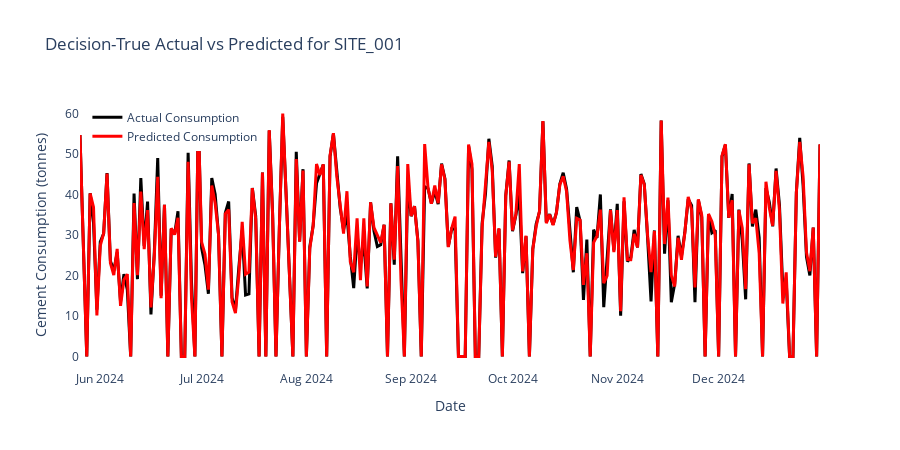

The notebook cell this image was saved under:
### Markdown cell above
## Visualising the decision tree actual Vs Prediction when MAPE: 5.60% and RMSE: 2.05

### Code cell
#plotting the decision tree actual Vs predict consumption

import plotly.graph_objects as go

fig = go.Figure()

fig.add_trace(go.Scatter(
    x=Y_test.index,
    y=Y_test,
    mode='lines',
    name='Actual Consumption',
    line=dict(color='black', width=3)
))

fig.add_trace(go.Scatter(
    x=Y_test.index,
    y=dt_forecast1,
    mode='lines',
    name='Predicted Consumption',
    line=dict(color='red', width=3)
))

# Layout formatting
fig.update_layout(
    title='Decision-True Actual vs Predicted for SITE_001',
    xaxis_title='Date',
    yaxis_title='Cement Consumption (tonnes)',
    width=900,
    height=450,
    plot_bgcolor='white',
    legend=dict(x=0.01, y=0.99)
)

fig.show()

### Figure 1 — Plotly figure (JSON) as saved in the notebook; plotly's stock layout.template omitted (floating-point values rounded to 4 significant figures; data arrays with more than 128 entries replaced by an {"elided": "..."} marker saying what was removed)
{"data": [{"line": {"color": "black", "width": 3}, "mode": "lines", "name": "Actual Consumption", "type": "scatter", "x": {"elided": "220 str values"}, "y": {"elided": "220 float values"}}, {"line": {"color": "red", "width": 3}, "mode": "lines", "name": "Predicted Consumption", "type": "scatter", "x": {"elided": "220 str values"}, "y": {"elided": "220 float values"}}], "layout": {"height": 450, "legend": {"x": 0.01, "y": 0.99}, "plot_bgcolor": "white", "title": {"text": "Decision-True Actual vs Predicted for SITE_001"}, "width": 900, "xaxis": {"autorange": true, "range": ["2024-05-26", "2024-12-31"], "title": {"text": "Date"}, "type": "date"}, "yaxis": {"autorange": true, "range": [-3.332, 63.31], "title": {"text": "Cement Consumption (tonnes)"}, "type": "linear"}}}
